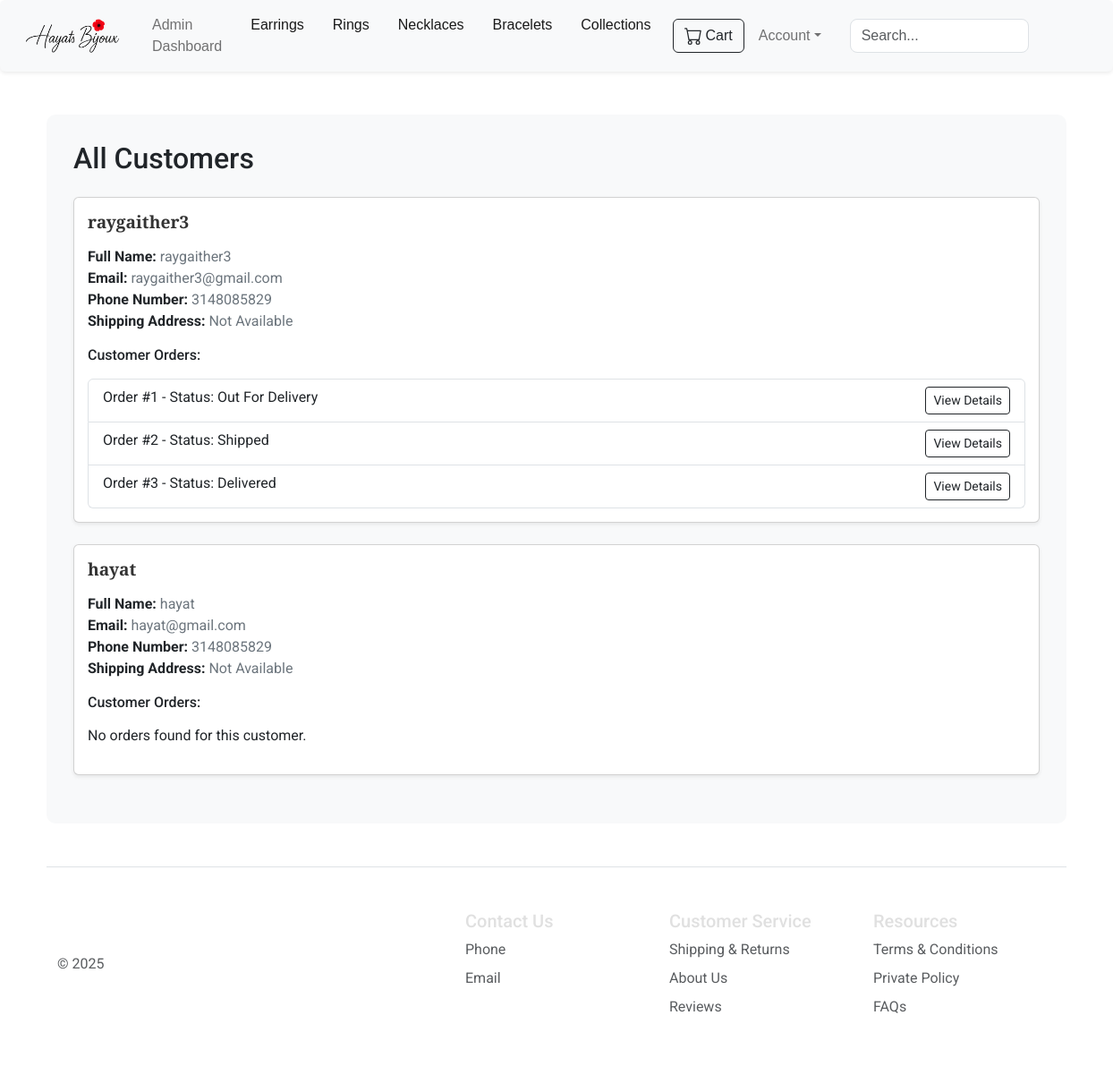
Page /customers (signed in) on the committed database.
### website/models.py (models this page shows, shortened)
class TimestampMixin(object):
    created_at = db.Column(db.DateTime(timezone=True), server_default=func.now())
    updated_at = db.Column(db.DateTime(timezone=True), server_default=func.now(), onupdate=func.now())

class Customer(db.Model, UserMixin, TimestampMixin):
    id = db.Column(db.Integer, primary_key=True)
    email = db.Column(db.String(150), unique=True, nullable=False)
    username = db.Column(db.String(150), unique=True, nullable=False)
    password_hash = db.Column(db.String(150), nullable=False)
    phone_number = db.Column(db.String(100))  # Optional field
    cart_items = db.relationship('Cart', backref='customer', lazy=True)
    wishlist_items = db.relationship('Wishlist', backref='customer', lazy=True)
    orders = db.relationship('Order', backref='customer', lazy=True)
    reviews = db.relationship('Review', backref='customer', lazy=True)
    @property
    def password(self):
        raise AttributeError('Password is not a readable attribute')

class Order(db.Model, TimestampMixin):
    id = db.Column(db.Integer, primary_key=True)
    customer_id = db.Column(db.Integer, db.ForeignKey('customer.id'), nullable=False)
    full_name = db.Column(db.String(150), nullable=False)
    email = db.Column(db.String(120))  # 🆕
    phone = db.Column(db.String(20))   # 🆕
    shipping_address = db.Column(db.String(500), nullable=False)
    notes = db.Column(db.Text)         # 🆕
    tracking_url = db.Column(db.String(500))  # Optional
    status = db.Column(db.String(100), default='pending', nullable=False)
    payment_id = db.Column(db.String(1000))  # Optional until payment added
    total = db.Column(db.Float, nullable=False)
    items = db.relationship('OrderItem', back_populates='order', lazy=True)

### website/admin.py (the view)
@admin.route('/customers')
@login_required
def display_customers():
    if current_user.id != 1:
        return render_template('404.html')
    customers = Customer.query.order_by(Customer.created_at.desc()).all()  # Retrieve all customers
    return render_template('customers.html', customers=customers)

### website/forms.py
class SearchForm(FlaskForm):
    query = StringField('Search', validators=[DataRequired()])
    submit = SubmitField('Search')  # Submit button

### website/templates/customers.html (shortened to what this page needs)
{% extends 'base.html' %}
{% block body %}
<div class="container mt-5" style="background-color: #f8f9fa; border-radius: 10px; padding: 30px;">
    <h2 class="mb-4 text-dark">All Customers</h2>
    {% for customer in customers %}
    <div class="card shadow-sm mb-4">
        <div class="card-body">
            <h5 class="card-title mb-3">{{ customer.username }}</h5>
            <p class="card-text text-secondary">
                <strong class="text-dark">Full Name:</strong> {{ customer.username }}<br>
                <strong class="text-dark">Email:</strong> {{ customer.email }}<br>
                <strong class="text-dark">Phone Number:</strong> {{ customer.phone_number or 'Not Available' }}<br>
                <strong class="text-dark">Shipping Address:</strong> {{ customer.address or 'Not Available' }}<br>
            </p>
            <h6 class="mb-3 text-dark">Customer Orders:</h6>
            {% if customer.orders %}
            <ul class="list-group">
                {% for order in customer.orders %}
                <li class="list-group-item">
                    Order #{{ order.id }} - Status: {{ order.status.title() }}
                    <button class="btn btn-outline-dark btn-sm float-end" data-bs-toggle="modal" data-bs-target="#orderModal{{ order.id }}">View Details</button>
                </li>
                {% endfor %}
            </ul>
            {% else %}
            <p>No orders found for this customer.</p>
            {% endif %}
        </div>
    </div>
    {% endfor %}
</div>
{% endblock %}

### website/static/css/mystyles.css (style rules this page uses)
body { background-color: #1a1a1a; font-family: 'Roboto', sans-serif; color: #e0e0e0; margin: 0; padding: 0; }
.card-body { padding: 15px; display: flex; flex-direction: column; justify-content: space-between; }
.card-title { font-size: 1.2rem; font-weight: bold; color: #333; font-family: 'Playfair Display', serif; }
form .form-control { width: 200px; border-radius: 0.5rem; transition: border 0.3s ease; }

### rows in the picture
Customer: username "raygaither3", email "raygaither3@gmail.com", phone_number "3148085829", address "Not Available"
Order: id "1", status "Out For Delivery"
Order: id "2", status "Shipped"
Order: id "3", status "Delivered"
Customer: username "hayat", email "hayat@gmail.com", phone_number "3148085829", address "Not Available", shows "No orders found for this customer."
